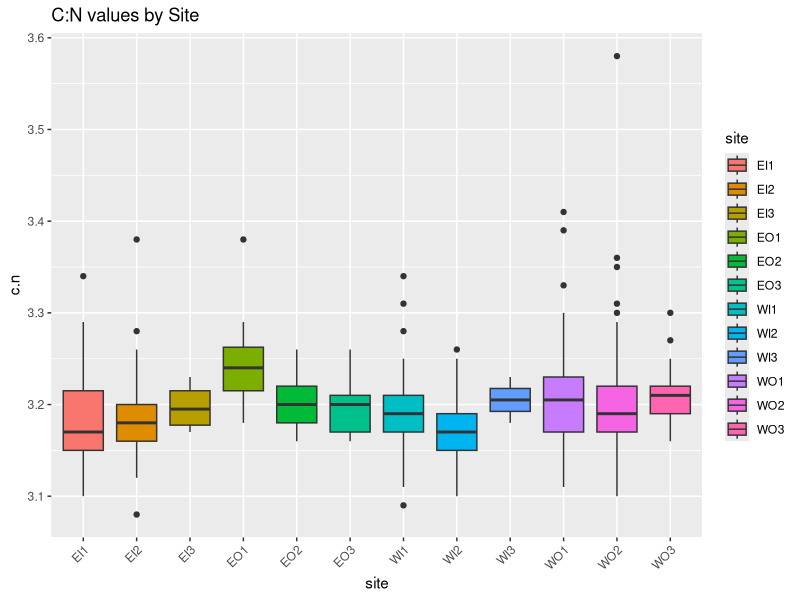
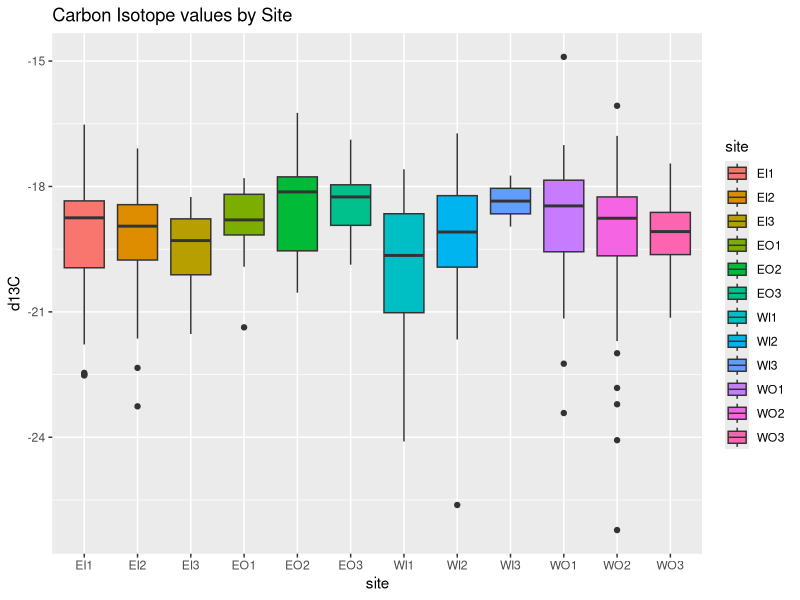
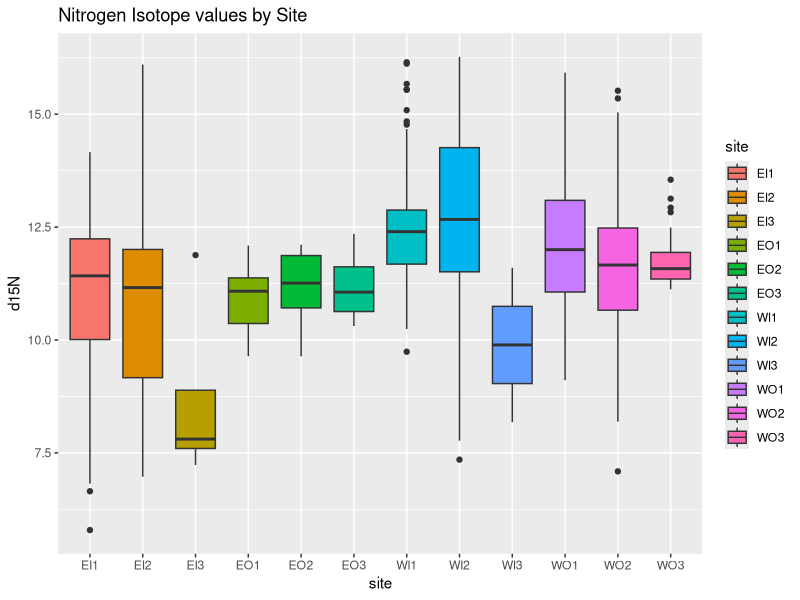
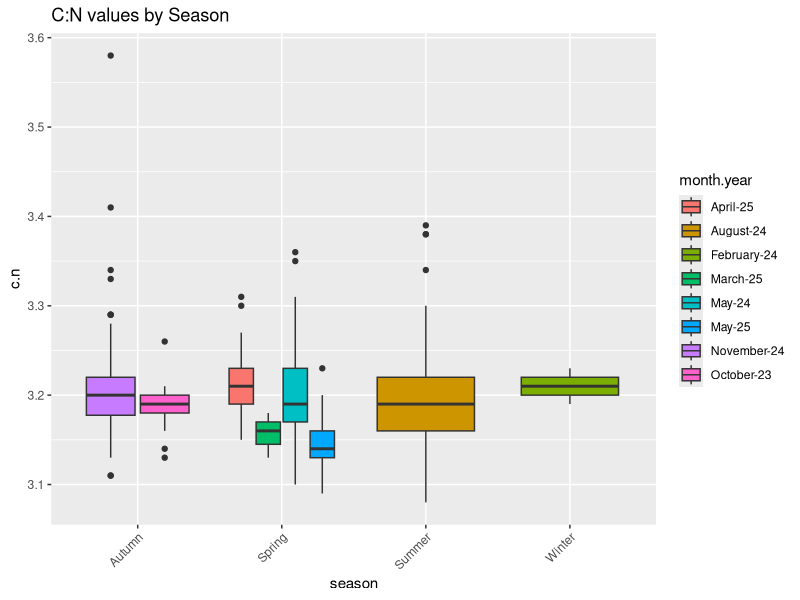
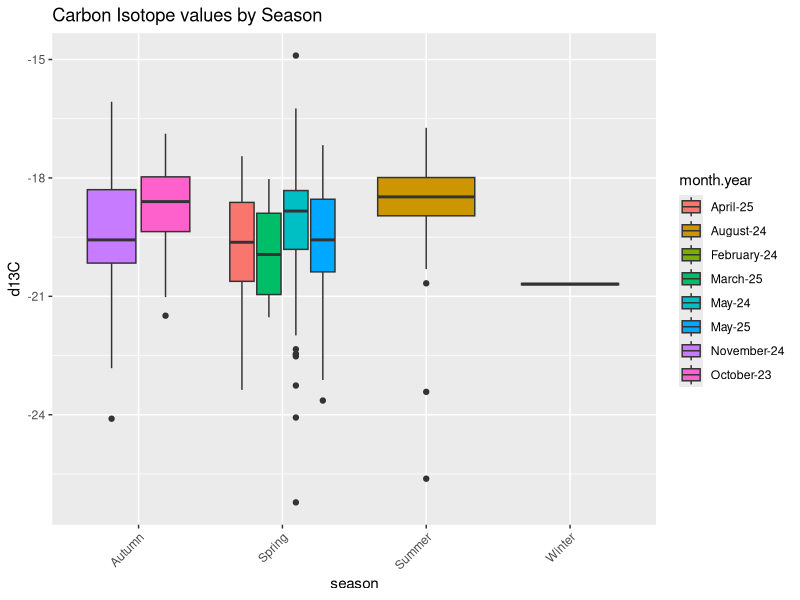
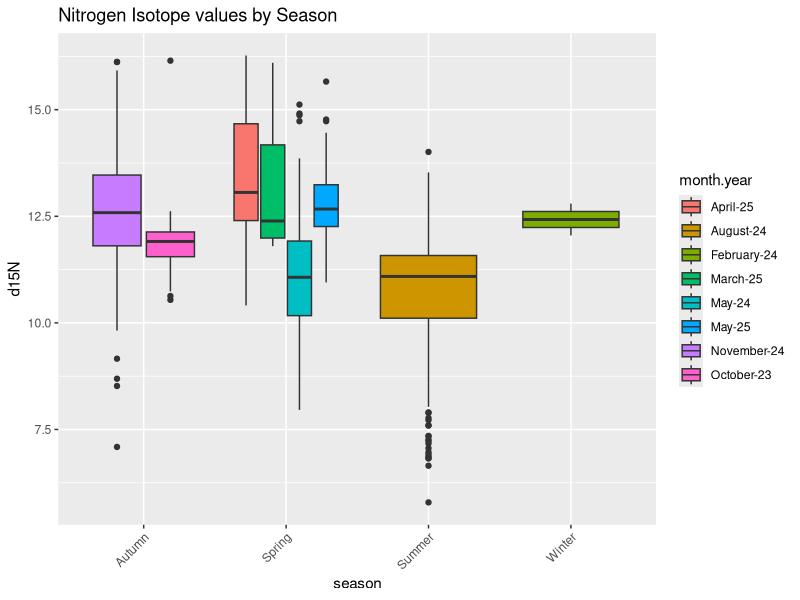
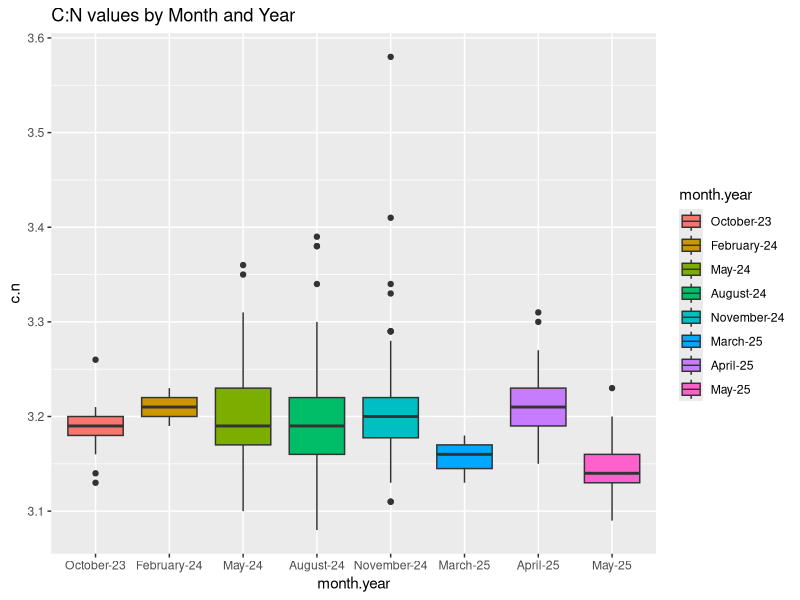
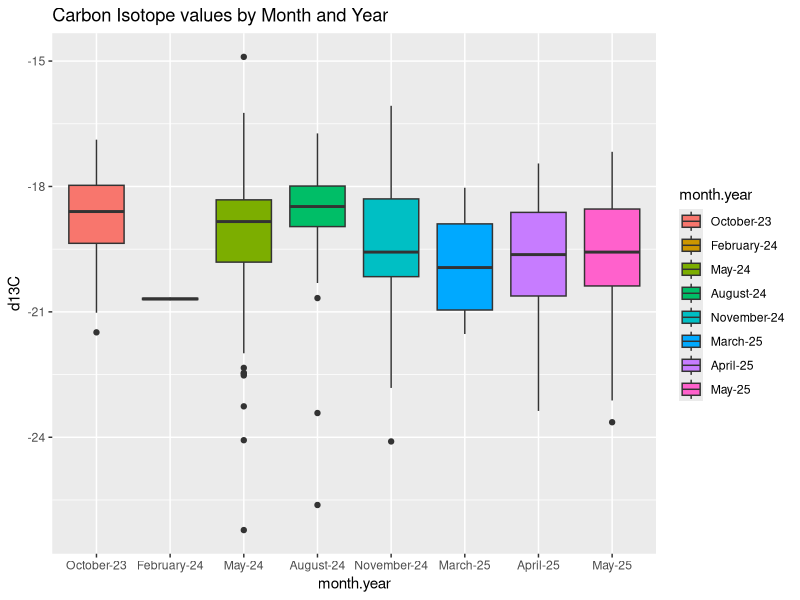

The R source for these figures, in order:
#PLOT ON PLOTS ON PLOTS # 
#Date: 08-14-25

#### SETUP ####
## Load necessary packages
require(ggplot2)
require(dplyr)
require(tidyr)
require(ggpubr)
library(tidyverse)

setwd("~/Library/CloudStorage/OneDrive-UNC-Wilmington/Fish Team/BOEM/Data Analysis/Sams Sandbox/")

## Load the data
SIA <- read.csv("boem_bulk_CN_data_250817.csv")
metadata <- read.csv("boem_sia_metadata_250814.csv")


#checking for dupliates
duplicated(metadata$fish.id)

fish.bulk <- merge(SIA,metadata, by ="fish.id") # merge two datasets by "fish.id" column

#### ADDING MONTH & SEASON COLUMN ####
#create a column for months based off "collection.date"
#need to first make "collection data at object
class(fish.bulk$collection.date) #classified as a character
fish.bulk$collection.date <- as.Date(fish.bulk$collection.date, format= "%m/%d/%Y")
#new column object <- as.Date = read as date from (fish.bulk$collection.date, and its in X format)
#now add a month Column
fish.bulk<- fish.bulk %>% 
  mutate(month= format(collection.date, "%B"))

#create a column for seasons
fish.bulk<- fish.bulk %>% 
  mutate(season=case_when(
    month %in% c("December", "January","February") ~ "Winter",
    month %in% c("March", "April","May") ~ "Spring",
    month %in% c("June", "July","August") ~ "Summer",
    month %in% c("September", "October", "November") ~ "Autumn"
  ))

#create column for month-year
fish.bulk$month.year <- format(fish.bulk$collection.date, "%B-%y")

#create a column for east vs west
# Create the 'east_vs_west' column
fish.bulk <- fish.bulk %>%
  mutate(
    east_vs_west = case_when(
      str_detect(site, "E") ~ "East",  # Checks if the 'site' column contains the word "East"
      str_detect(site, "W") ~ "West",  # Checks if the 'site' column contains the word "West"
      TRUE ~ "Other"                     # Assigns "Other" to any remaining sites
    )
  )
#create a column for in vs out
fish.bulk <- fish.bulk %>%
  mutate(
    in_vs_out = case_when(
      str_detect(site, "I") ~ "In",  # Checks if the 'site' column contains the word "I"
      str_detect(site, "O") ~ "Out",  # Checks if the 'site' column contains the word "O"
      TRUE ~ "Other"                     # Assigns "Other" to any remaining sites
    ))
#shoal distance
fish.bulk <- fish.bulk %>%
  mutate(
    distance = case_when(
      str_detect(site, "1") ~ "inshore",  
      str_detect(site, "2") ~ "midshore",
      str_detect(site,"3")~ "offshore",
      TRUE ~ "Other"))

#create a column for east.in east.out west.in west.out
fish.bulk <- fish.bulk %>%
  mutate(
    shoal.spot = paste0(east_vs_west, ".", in_vs_out))

#view data
head(fish.bulk)

#### MOVE HERE ####
str(fish.bulk) # ensure data in correct formats.

# data that will be assigned unique colors or shapes generally need to be a factor.
fish.bulk$fish.id <- as.factor(fish.bulk$fish.id) 
fish.bulk$species <- as.factor(fish.bulk$species) 
fish.bulk$site <- as.factor(fish.bulk$site)
fish.bulk$month <- as.factor(fish.bulk$month)
fish.bulk$season <- as.factor (fish.bulk$season)
fish.bulk$distance<- as.factor(fish.bulk$distance)
fish.bulk$shoal.spot<- as.factor(fish.bulk$shoal.spot)
fish.bulk$in_vs_out<- as.factor(fish.bulk$in_vs_out)
fish.bulk$east_vs_west<- as.factor(fish.bulk$east_vs_west)
fish.bulk$month.year<- as.factor(fish.bulk$month.year)

# columns with numbers and "NA" are often initially assigned as "chr = character" or "int = integer (i.e., no decimal points)" but should be "num = numeric" (allows decimal points)
fish.bulk$weight.g <- as.numeric(fish.bulk$weight.g)
fish.bulk$tl.mm <- as.numeric(fish.bulk$tl.mm)
fish.bulk$sl.mm <- as.numeric(fish.bulk$sl.mm)
fish.bulk$fl.mm <- as.numeric(fish.bulk$fl.mm)

# manually check the data set to ensure modifications were applied correctly
str(fish.bulk)
# remove non-target species
fish.bulk <- subset(fish.bulk, species != "Lizardfish" & species != "Pigfish") 

# fix species names
levels(fish.bulk$species)[2] <- "Atlantic Croaker"

# Species
fish.bulk %>% 
  group_by(species) %>%
  summarize(n = n(), meanSL = mean(sl.mm, na.rm = TRUE)/10,
            minSL = min(sl.mm, na.rm = TRUE)/10,
            maxSL = max(sl.mm, na.rm = TRUE)/10)

#Subset by species
data.CRO<- subset(fish.bulk, species== "Atlantic Croaker")
data.ATB<- subset(fish.bulk, species== "Atlantic Bumper")
data.SPO<- subset(fish.bulk, species== "Spot")
data.PIN<- subset(fish.bulk, species== "Pinfish")
data.THH<- subset(fish.bulk, species== "Thread Herring")
data.WEF<- subset(fish.bulk, species== "Weakfish")
data.MOF<- subset(fish.bulk, species== "Moonfish")
data.STA<- subset(fish.bulk, species== "Striped Anchovy")

# Visualize Data####
library(ggplot2)

# Boxplot by site
#SITE
ggplot(fish.bulk, aes(x = site, y = c.n, fill= site)) +
  geom_boxplot() +
  labs(title = "C:N values by Site") +
  theme(axis.text.x = element_text(angle = 45, hjust = 1))
ggplot(fish.bulk, aes(x = site, y = d13C, fill= site)) +
  geom_boxplot() +
  labs(title = "Carbon Isotope values by Site")
ggplot(fish.bulk, aes(x = site, y = d15N, fill= site)) +
  geom_boxplot() +
  labs(title = "Nitrogen Isotope values by Site")

# Boxplot by Season
ggplot(fish.bulk, aes(x = season, y = c.n, fill= month.year)) +
  geom_boxplot() +
  labs(title = "C:N values by Season") +
  theme(axis.text.x = element_text(angle = 45, hjust = 1))
ggplot(fish.bulk, aes(x = season, y = d13C, fill= month.year)) +
  geom_boxplot() +
  labs(title = "Carbon Isotope values by Season") +
  theme(axis.text.x = element_text(angle = 45, hjust = 1))
ggplot(fish.bulk, aes(x = season, y = d15N, fill= month.year)) +
  geom_boxplot() +
  labs(title = "Nitrogen Isotope values by Season") +
  theme(axis.text.x = element_text(angle = 45, hjust = 1))

# Boxplot by month-year
# Use mutate() to reorder the 'month.year' column
fish.bulk <- fish.bulk %>%
  mutate(month.year = fct_reorder(month.year, collection.date))
#Plot
ggplot(data = fish.bulk, aes(x = month.year, y = c.n, fill = month.year)) +
  geom_boxplot(position = position_dodge(width = 0.8)) +
  labs(title = "C:N values by Month and Year")
ggplot(fish.bulk, aes(x = month.year, y = d13C, fill= month.year)) +
  geom_boxplot() +
  labs(title = "Carbon Isotope values by Month and Year")
ggplot(fish.bulk, aes(x = month.year, y = d15N, fill=month.year)) +
  geom_boxplot() +
  labs(title = "Nitrogen Isotope values by Month and Year")

#Boxplot IN vs OUT
ggplot(data = fish.bulk, aes(x =in_vs_out, y = c.n, fill =distance )) +
  geom_boxplot(position = position_dodge(width = 0.8)) +
  labs(title = "C:N values by Month and Year")
ggplot(fish.bulk, aes(x =in_vs_out , y = d13C, fill= distance)) +
  geom_boxplot() +
  labs(title = "Carbon Isotope values by Month and Year")
ggplot(fish.bulk, aes(x = in_vs_out, y = d15N, fill=distance)) +
  geom_boxplot() +
  labs(title = "Nitrogen Isotope values by Month and Year")

